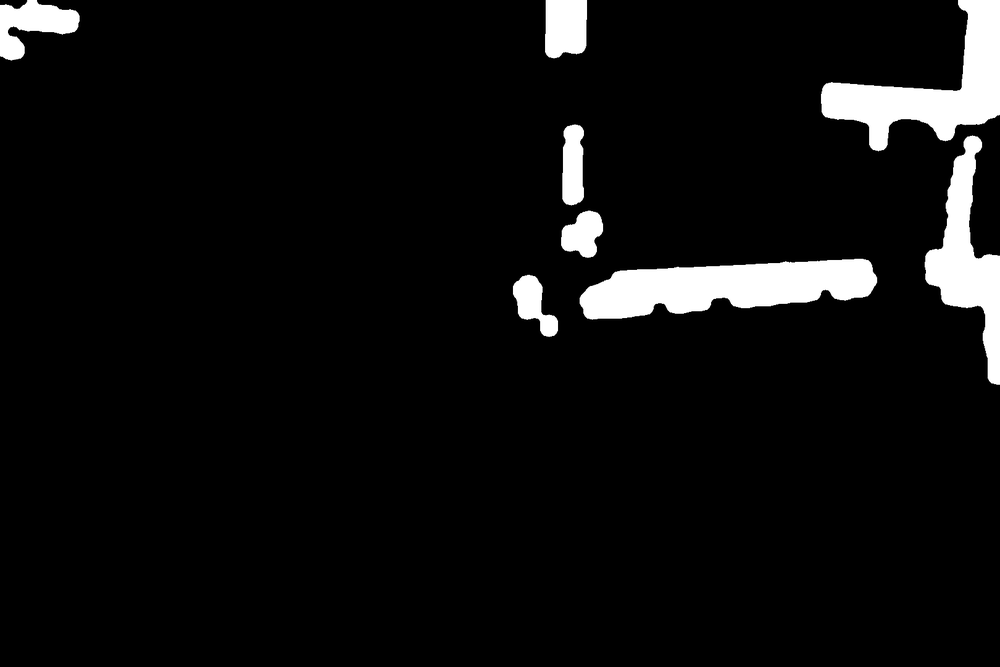
#> input picture demo-data/carrying_bike/frames/frame_00001.obj_rend_mask.png, 1000 x 667 px, shrunk from 1620 x 1080 before the run
$ python -i improve_masks.py   (imports and definitions only)
#> lines starting #> are read from the running program, lines starting #| are printed output that depends on the picture; after the words box and inside, x2 and y2 are one past the last pixel; in counts of white or black regions, pixels touching at a corner belong together
#> further down, picture is the input picture: shape (667, 1000, 3); min 0, max 255, mean 14.7
#!/usr/bin/env python3
"""
Mask generation utility for custom video data
使用 OpenCV 边界框和颜色阈值生成人物和物体掩码
"""
import os
import cv2
import numpy as np
from pathlib import Path
import warnings
# [1 line not run here, left out]

def get_improved_person_mask(rgb_frame):
    """
    Improved person mask using edge detection and morphology
    """
    # Convert to grayscale
    gray = cv2.cvtColor(rgb_frame, cv2.COLOR_BGR2GRAY)

    # Apply CLAHE for better contrast
    clahe = cv2.createCLAHE(clipLimit=2.0, tileGridSize=(8, 8))
    gray = clahe.apply(gray)

    # Use Canny edge detection
    edges = cv2.Canny(gray, 100, 200)
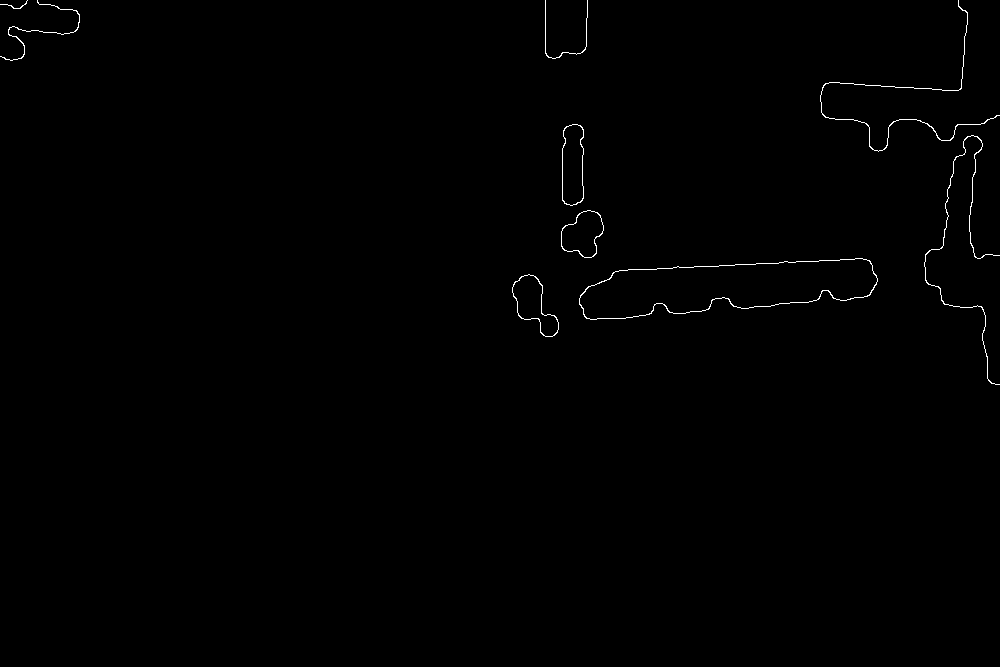
#> edges: shape (667, 1000); 0.41% white in thin lines or dots, all inside (x1, y1, x2, y2) = (0, 0, 1000, 385)

    # Dilate edges to form closed contours
    kernel = cv2.getStructuringElement(cv2.MORPH_ELLIPSE, (21, 21))
    dilated = cv2.dilate(edges, kernel, iterations=3)
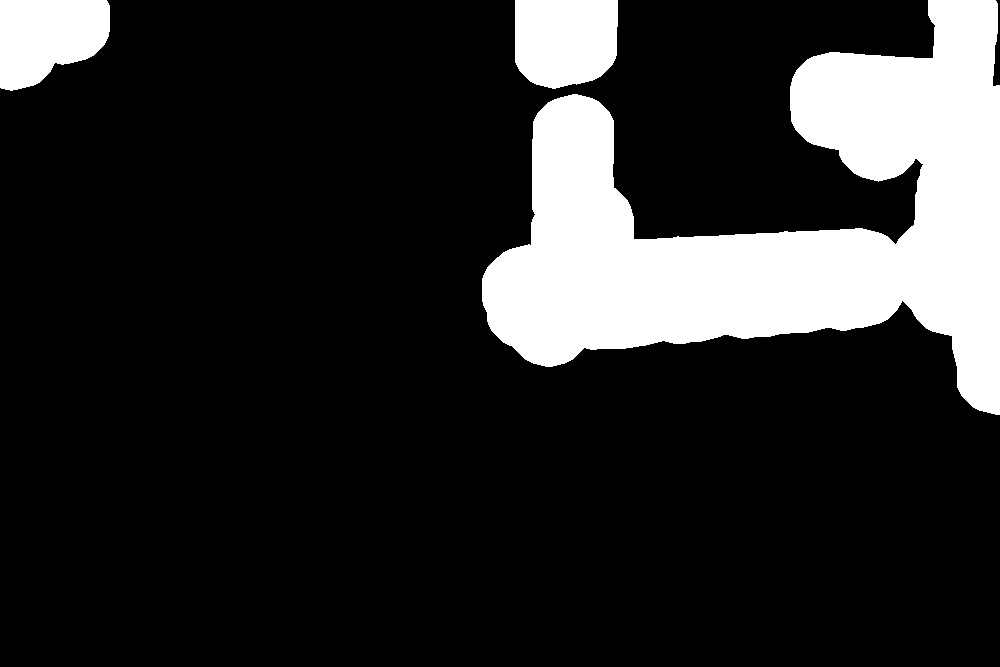
#> dilated: shape (667, 1000); 17.3% white; 3 white regions

    # Fill large regions
    contours, _ = cv2.findContours(dilated, cv2.RETR_TREE, cv2.CHAIN_APPROX_SIMPLE)
#> contours = 3 contours; box (x1, y1, x2, y2) and area: (482, 0, 1000, 415) 98260, (515, 0, 618, 89) 8038, (0, 0, 110, 91) 7600

    h, w = gray.shape
#> h = 667; w = 1000
    mask = np.zeros((h, w), dtype=np.uint8)

    # Find and draw large contours
    areas = [cv2.contourArea(c) for c in contours]
#> areas = [98259.5, 8037.5, 7600.5]
    if areas:
        mean_area = np.mean(areas)
#> mean_area = 37965.8
        for i, cnt in enumerate(contours):
            # Draw contours that are reasonably sized
            if areas[i] > mean_area * 0.05:
                cv2.drawContours(mask, [cnt], 0, 255, -1)
#> this loop made 3 passes

    # If still too uniform, use a different approach
    if np.mean(mask) > 200 or np.mean(mask) < 50:
        # Fallback to threshold-based segmentation
        _, mask = cv2.threshold(gray, 127, 255, cv2.THRESH_BINARY)
#> mask: shape (667, 1000); 5.8% white; 8 white regions, largest, box (x1, y1, x2, y2) and area: (580, 259, 877, 320) 11757, (821, 0, 1000, 151) 10206, (925, 135, 1000, 385) 7377
        kernel = cv2.getStructuringElement(cv2.MORPH_ELLIPSE, (15, 15))
        mask = cv2.morphologyEx(mask, cv2.MORPH_CLOSE, kernel, iterations=2)
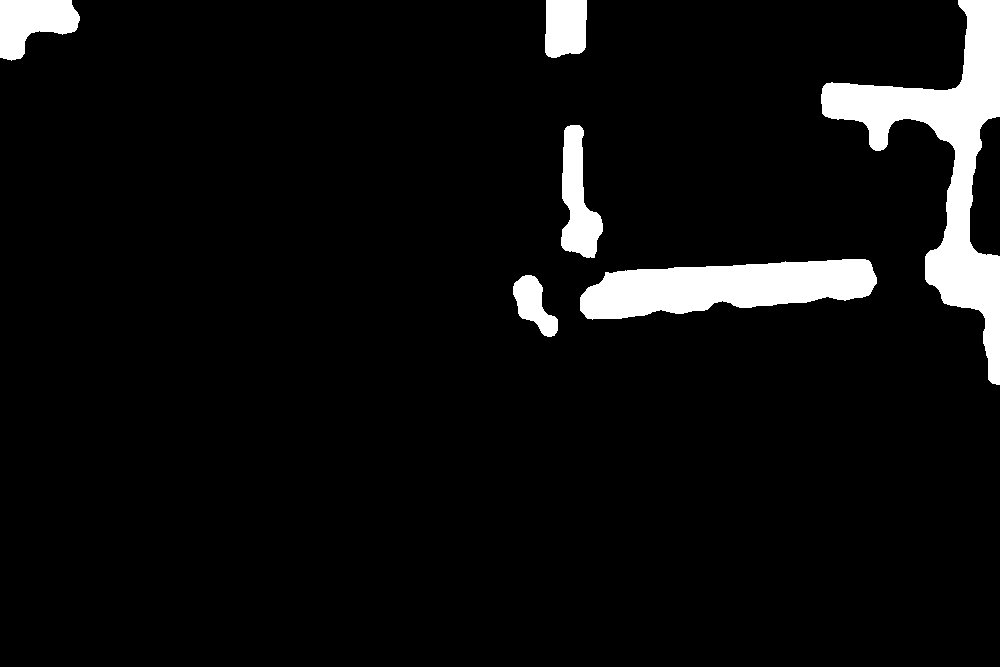
#> mask: shape (667, 1000); 6.1% white; 6 white regions, box (x1, y1, x2, y2) and area: (821, 0, 1000, 385) 18416, (580, 259, 877, 320) 12098, (561, 125, 603, 258) 3221, (0, 0, 80, 61) 3180, (545, 0, 587, 58) 2231, (513, 275, 558, 337) 1487
        mask = cv2.morphologyEx(mask, cv2.MORPH_OPEN, kernel, iterations=1)
#> mask: shape (667, 1000); 6.1% white; 6 white regions, box (x1, y1, x2, y2) and area: (821, 0, 1000, 385) 18406, (580, 259, 877, 320) 12079, (561, 125, 603, 258) 3206, (0, 0, 80, 61) 3175, (545, 0, 587, 58) 2227, (513, 275, 558, 337) 1477

    return mask

# [73 lines left out: functions get_improved_object_mask, process_frames_improved, not called in this run]

# [10 lines not run here, left out]

>>> import cv2
>>> picture = cv2.imread('demo-data/carrying_bike/frames/frame_00001.obj_rend_mask.png')
>>> result = get_improved_person_mask(picture)
